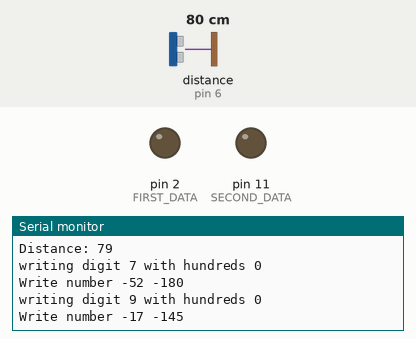
Recording of a sketch running on a simulated Arduino Uno, built with avr-gcc and run on an emulated ATmega328P. On the bench: output pins drawn as LEDs (lit = HIGH), the last lines printed to the serial monitor. Wiring (inferred from the names in the program): ultrasonic range finder: trigger pin 7; echo pin 6. The test bench sets the inputs (shaded band); at power-on: distance to the obstacle (sensor on pin 6) 80 cm. The echo pulse lasts 58.3 µs per cm; pins used as bus, display or sensor lines are not drawn.

Above: at 1.2 s.
1.3 s: distance to the obstacle (sensor on pin 6) set to 18 cm
At 1.56 s:
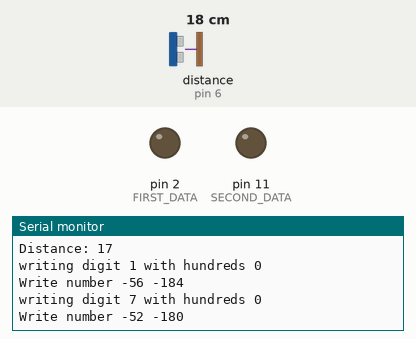
4.3 s: distance to the obstacle (sensor on pin 6) set to 2 cm
At 4.67 s:
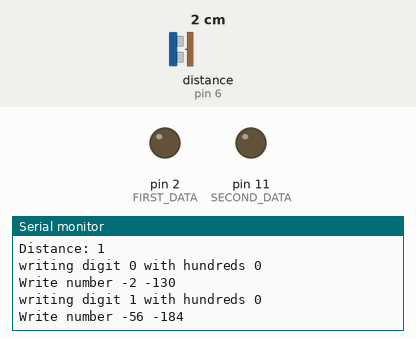
7.3 s: distance to the obstacle (sensor on pin 6) set to 120 cm
At 7.77 s:
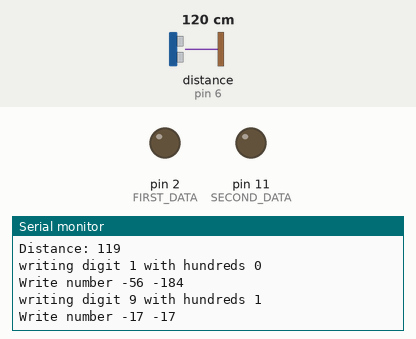
10.3 s: distance to the obstacle (sensor on pin 6) set to 4 cm
At 10.69 s:
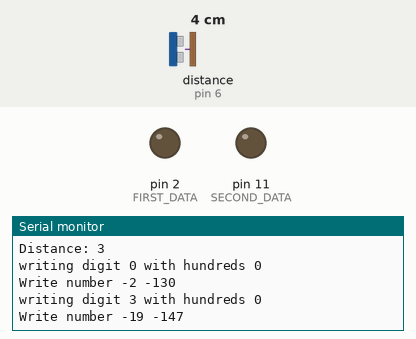
Timing chart, 0 to 13.3 s (numbered marks = the images above; inputs shaded):
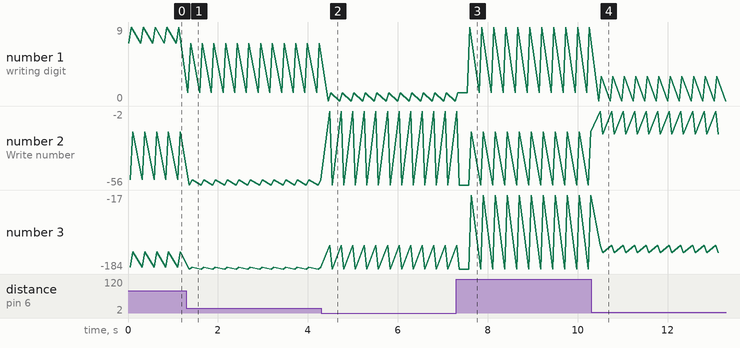

Measured:
- after the input at 1.3 s, the serial monitor: prints a new line at once (image 1)
- after the input at 4.3 s, the serial monitor: prints a new line after 0.14 s (image 2)
- after the input at 7.3 s, the serial monitor: prints a new line after 0.23 s (image 3)
- after the input at 10.3 s, the serial monitor: prints a new line after 0.15 s (image 4)
- plotted number 1: 0 → 9 after the input at 7.3 s, 9 → 3 after the input at 10.3 s
- plotted number 2: -56 → -17 after the input at 7.3 s, -17 → -19 after the input at 10.3 s
- plotted number 3: -184 → -17 after the input at 7.3 s, -17 → -147 after the input at 10.3 s

The sketch:

distance_sensor.ino
```cpp
#define trigPin 7
#define echoPin 6
#define FIRST_CLK 3
#define FIRST_DATA 2
#define SECOND_CLK 12
#define SECOND_DATA 11
#define measurementMsDelay 200


// idx = number
byte digitPins[10]= {1, 1+2+4+16+32, 2+64, 2+16, 4+16+32, 8+16, 8, 1+2+16+32, 0, 16};

/* Make serial port debugging available */
void initSerial(){
  Serial.begin(9600);
}

void initLed() {
  pinMode(FIRST_CLK, OUTPUT);
  pinMode(FIRST_DATA, OUTPUT);
  pinMode(SECOND_CLK, OUTPUT);
  pinMode(SECOND_DATA, OUTPUT);
}

/* Emulate printf to serial */
#include <stdarg.h>
void serialPrintf(const char *fmt, ... ){
  char buf[128]; // resulting string limited to 128 chars
  va_list args;
  va_start (args, fmt );
  vsnprintf(buf, 128, fmt, args);
  va_end (args);
  Serial.print(buf);
}

// using global pin variables
long getMeasuredDistanceInCentimeters() {
  long duration, distance;

  digitalWrite(trigPin, LOW);
  delayMicroseconds(2);
  digitalWrite(trigPin, HIGH);
  delayMicroseconds(10);
  digitalWrite(trigPin, LOW);

  duration = pulseIn(echoPin, HIGH);
  //distance = (duration/2) / 29.1;

  // Formula: uS / 58 = centimeters or uS / 148 =inch; or: the range = high level time * velocity (340M/S) / 2
  distance = (duration / 2) / 29.1;
  return distance;
}

int changeNthBit(int n, int currentValue, bool newBitValue)
{
    if(currentValue & (newBitValue << n)) // if set already
        return currentValue & (~0 ^ (newBitValue << n)); // then force with and
    else // else or
        return currentValue | (newBitValue << n);
}


void writeDigit(int clk, int data, int number, bool withHundreds = false) {
  serialPrintf("writing digit %i with hundreds %i\n", number, withHundreds);
  int numberBits = ~digitPins[number];
  int finalBits = changeNthBit(7, numberBits, !withHundreds);
  serialPrintf("Write number %i %i\n", numberBits, finalBits);
  shiftOut(data, clk, MSBFIRST, finalBits); // digitOne
}

void writeNumber(long number) {

  int decimalDigit = (number / 10) % 10;
  int unitDigit = number % 10;

  int isUnitDot = (number / 100) % 2;
  int isDecimalDot = int(number / 100) == 2;

//  serialPrintf("Is dot? %i %i\n", isDecimalDot, isUnitDot);
  writeDigit(FIRST_CLK, FIRST_DATA, decimalDigit, isDecimalDot);
  writeDigit(SECOND_CLK, SECOND_DATA, unitDigit, isUnitDot);
}

void setup() {
  initSerial();
  initLed();
  pinMode(trigPin, OUTPUT);
  pinMode(echoPin, INPUT);
}

void loop() {
  long distance = getMeasuredDistanceInCentimeters();
  serialPrintf("Distance: %ld\n", distance);
  writeNumber(distance);
  delay(measurementMsDelay);
}
```
